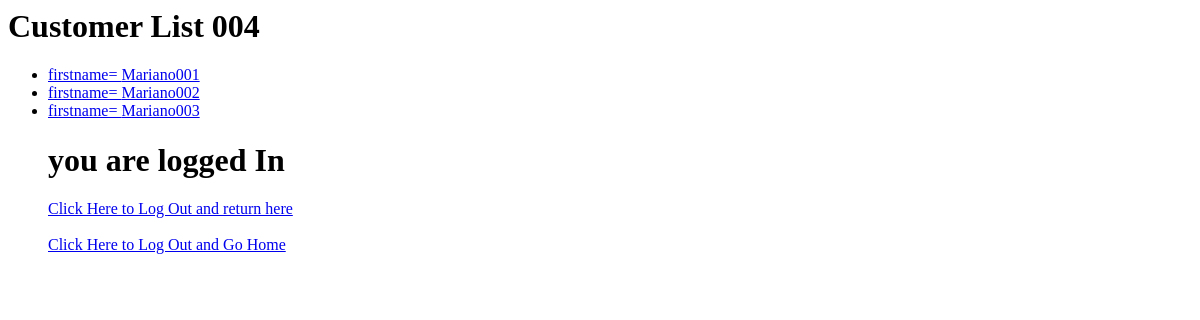
Page /customer/list (signed in) on the earlier database version.
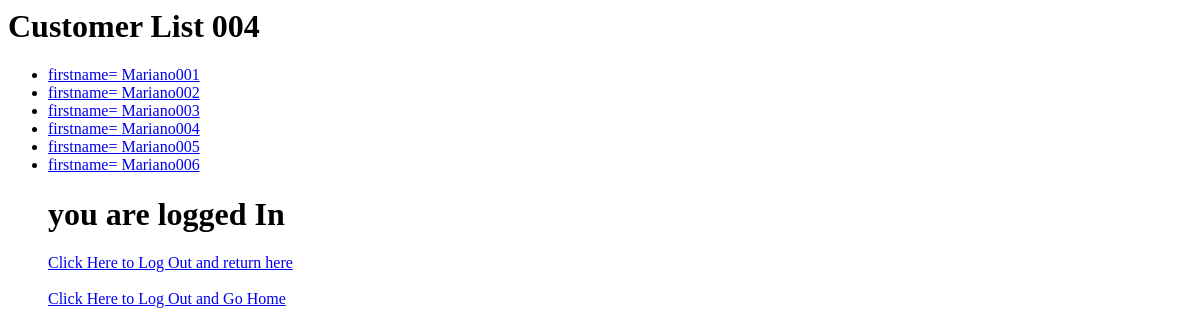
Same page on the later database version.
### customer/models.py (models this page shows, shortened)
class Customer(models.Model):
    firstname = models.CharField(max_length=200,default="-")
    username = models.CharField(max_length=100,unique=False, default="-")
    comments = models.CharField(max_length=200,default="-")
    password = models.CharField(max_length=100,default="-")
    passwordconfirm  = models.CharField(max_length=100,default="-")
    age = models.IntegerField(default=0)
    pass

### customer/views.py (the view)
# urls.py: path("list", views.CustomerList.as_view(), name='nm-customer-list'),
class CustomerList(ListView):
    model=Customer
    queryset=Customer.objects.all()
    template_name="customer/customer_list.html"
    context_object_name="customerlist"

### customer/templates/customer/customer_list.html
<h1>
      Customer List 004
</h1>
<ul>
    {%  if user.is_authenticated  %}
      {% for cus in  customerlist %}
            <li> <a href="/customer/update/{{ cus.id }}"> firstname= {{ cus.firstname }} </a> </li>
      {% endfor %}
    <h1> you are logged In </h1>
    <a href="{% url 'logout' %}?next={{ request.path }}">Click Here to Log Out and return here</a>
    <br/><br/>
    <a href="{% url 'logout' %}">Click Here to Log Out and Go Home</a>
    {%  else    %}
    <h1> you are logged OUT </h1>
    <a href="{% url 'login' %}?next={{ request.path }} ">Click Here to Login and come back here </a>
    <br/><br/>
    <a href="{% url 'login' %}">Click Here to Login and Go Home Page  </a>
    {% endif %}
</ul>

Differences in the rows shown:
added Customer: firstname "Mariano004"
added Customer: firstname "Mariano005"
added Customer: firstname "Mariano006"
